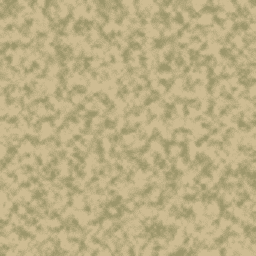
#> input picture source/tools/tex_fill.png, 256 x 256 px
$ python -i cap2.py   (imports and definitions only)
#> lines starting #> are read from the running program, lines starting #| are printed output that depends on the picture
# usage: cap2.py out.png hashpath action... ; actions: open | sample | upload:<slotIndex>:<file> | <orbit string> (captures a tile)
import sys, asyncio, base64, io
from playwright.async_api import async_playwright
from PIL import Image, ImageChops
out=sys.argv[1]; url='http://localhost:8765/#'+sys.argv[2]; acts=sys.argv[3:]
def tile(im, size=520):
    bg=Image.new('RGBA',im.size,(236,240,244,255)); a=im.getchannel('A'); bb=a.getbbox()
    bg.alpha_composite(im); im=bg.convert('RGB')
    if bb:
        cx,cy=(bb[0]+bb[2])/2,(bb[1]+bb[3])/2; h=max(bb[2]-bb[0],bb[3]-bb[1])/2*1.08
        im=im.crop((int(cx-h),int(cy-h),int(cx+h),int(cy+h)))
    return im.resize((size,size),Image.LANCZOS)
# [25 lines not run here, left out]

>>> from PIL import Image
>>> picture = Image.open('tex_fill.png')
#> picture is the input picture: PIL image 256x256 RGB; mean R, G, B 188.2, 174.2, 131.8
>>> result = tile(picture)
#> in tile, `bg = Image.new('RGBA', im.size, (236, 240, 244, 255))`:
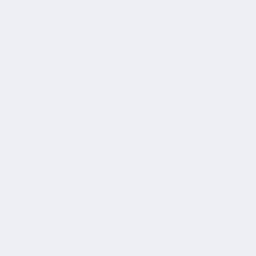
#> bg: PIL image 256x256 RGBA; mean R, G, B, A 236, 240, 244, 255
#> (the run stopped early here; a loop or call above may not have finished)
